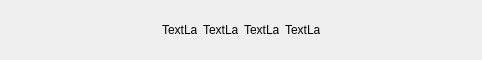
<?xml version="1.0" encoding="UTF-8"?>
<ui version="4.0">
 <class>c_elements_display</class>
 <widget class="QWidget" name="c_elements_display">
  <property name="geometry">
   <rect>
    <x>0</x>
    <y>0</y>
    <width>482</width>
    <height>60</height>
   </rect>
  </property>
  <property name="minimumSize">
   <size>
    <width>482</width>
    <height>60</height>
   </size>
  </property>
  <property name="maximumSize">
   <size>
    <width>482</width>
    <height>60</height>
   </size>
  </property>
  <property name="windowTitle">
   <string>Form</string>
  </property>
  <layout class="QHBoxLayout" name="horizontalLayout_2">
   <property name="spacing">
    <number>0</number>
   </property>
   <property name="leftMargin">
    <number>0</number>
   </property>
   <property name="topMargin">
    <number>0</number>
   </property>
   <property name="rightMargin">
    <number>0</number>
   </property>
   <property name="bottomMargin">
    <number>0</number>
   </property>
   <item>
    <spacer name="horizontalSpacer">
     <property name="orientation">
      <enum>Qt::Horizontal</enum>
     </property>
     <property name="sizeHint" stdset="0">
      <size>
       <width>142</width>
       <height>20</height>
      </size>
     </property>
    </spacer>
   </item>
   <item>
    <widget class="QWidget" name="widget" native="true">
     <property name="minimumSize">
      <size>
       <width>0</width>
       <height>45</height>
      </size>
     </property>
     <property name="maximumSize">
      <size>
       <width>16777215</width>
       <height>45</height>
      </size>
     </property>
     <layout class="QHBoxLayout" name="horizontalLayout">
      <property name="leftMargin">
       <number>3</number>
      </property>
      <property name="topMargin">
       <number>3</number>
      </property>
      <property name="rightMargin">
       <number>3</number>
      </property>
      <property name="bottomMargin">
       <number>3</number>
      </property>
      <item>
       <widget class="QLabel" name="elem1">
        <property name="minimumSize">
         <size>
          <width>35</width>
          <height>35</height>
         </size>
        </property>
        <property name="maximumSize">
         <size>
          <width>35</width>
          <height>35</height>
         </size>
        </property>
        <property name="text">
         <string>TextLabel</string>
        </property>
       </widget>
      </item>
      <item>
       <widget class="QLabel" name="elem2">
        <property name="minimumSize">
         <size>
          <width>35</width>
          <height>35</height>
         </size>
        </property>
        <property name="maximumSize">
         <size>
          <width>35</width>
          <height>35</height>
         </size>
        </property>
        <property name="text">
         <string>TextLabel</string>
        </property>
       </widget>
      </item>
      <item>
       <widget class="QLabel" name="elem3">
        <property name="minimumSize">
         <size>
          <width>35</width>
          <height>35</height>
         </size>
        </property>
        <property name="maximumSize">
         <size>
          <width>35</width>
          <height>35</height>
         </size>
        </property>
        <property name="text">
         <string>TextLabel</string>
        </property>
       </widget>
      </item>
      <item>
       <widget class="QLabel" name="elem4">
        <property name="minimumSize">
         <size>
          <width>35</width>
          <height>35</height>
         </size>
        </property>
        <property name="maximumSize">
         <size>
          <width>35</width>
          <height>35</height>
         </size>
        </property>
        <property name="text">
         <string>TextLabel</string>
        </property>
       </widget>
      </item>
     </layout>
    </widget>
   </item>
   <item>
    <spacer name="horizontalSpacer_2">
     <property name="orientation">
      <enum>Qt::Horizontal</enum>
     </property>
     <property name="sizeHint" stdset="0">
      <size>
       <width>141</width>
       <height>20</height>
      </size>
     </property>
    </spacer>
   </item>
  </layout>
 </widget>
 <resources/>
 <connections/>
</ui>
